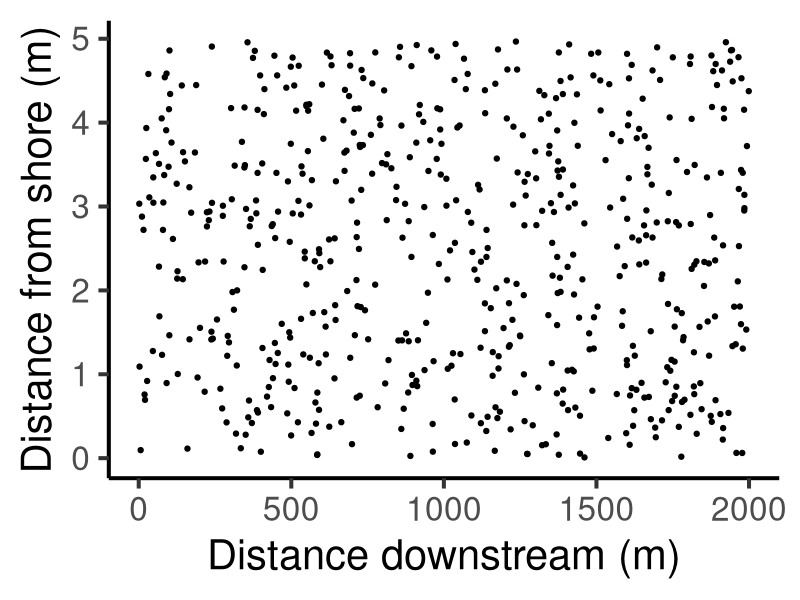

Recreate this plot in R.
library('tidyverse')
library('plyr')

number_of_bass <- 300
transect_length  <- 1000
n_transects  <- 2
grid_side <- 5

create_preds <- function(number_of_bass, transect_length, n_transects){
  data.frame(distance_from_shore = runif(n_transects * number_of_bass, min = 0, max = 5), 
             distance_downstream = runif(n_transects * number_of_bass, min = 0, max = n_transects * transect_length)) %>%
    arrange(distance_downstream)
}

grid_num <- function(x, grid_side){
  grid_val <- round_any(x, grid_side, ceiling)
  return(grid_val/grid_side)
  
}

add_grid_nums <- function(df, x, grid_side){
  df %>% mutate(grid = grid_num(distance_downstream))
}


driver <- function(number_of_bass, transect_length, n_transects, grid_side){
  df <- create_preds(number_of_bass, transect_length, n_transects)
  df %>% mutate(grid = grid_num(distance_downstream, grid_side))

}

df <- driver(number_of_bass, transect_length, n_transects, grid_side)

ggplot(df, aes(x = distance_downstream)) +
  theme_classic(base_size = 30) +
  labs(y = "Distance from shore (m)", x = "Distance downstream (m)") +
  geom_point(aes(y = distance_from_shore))